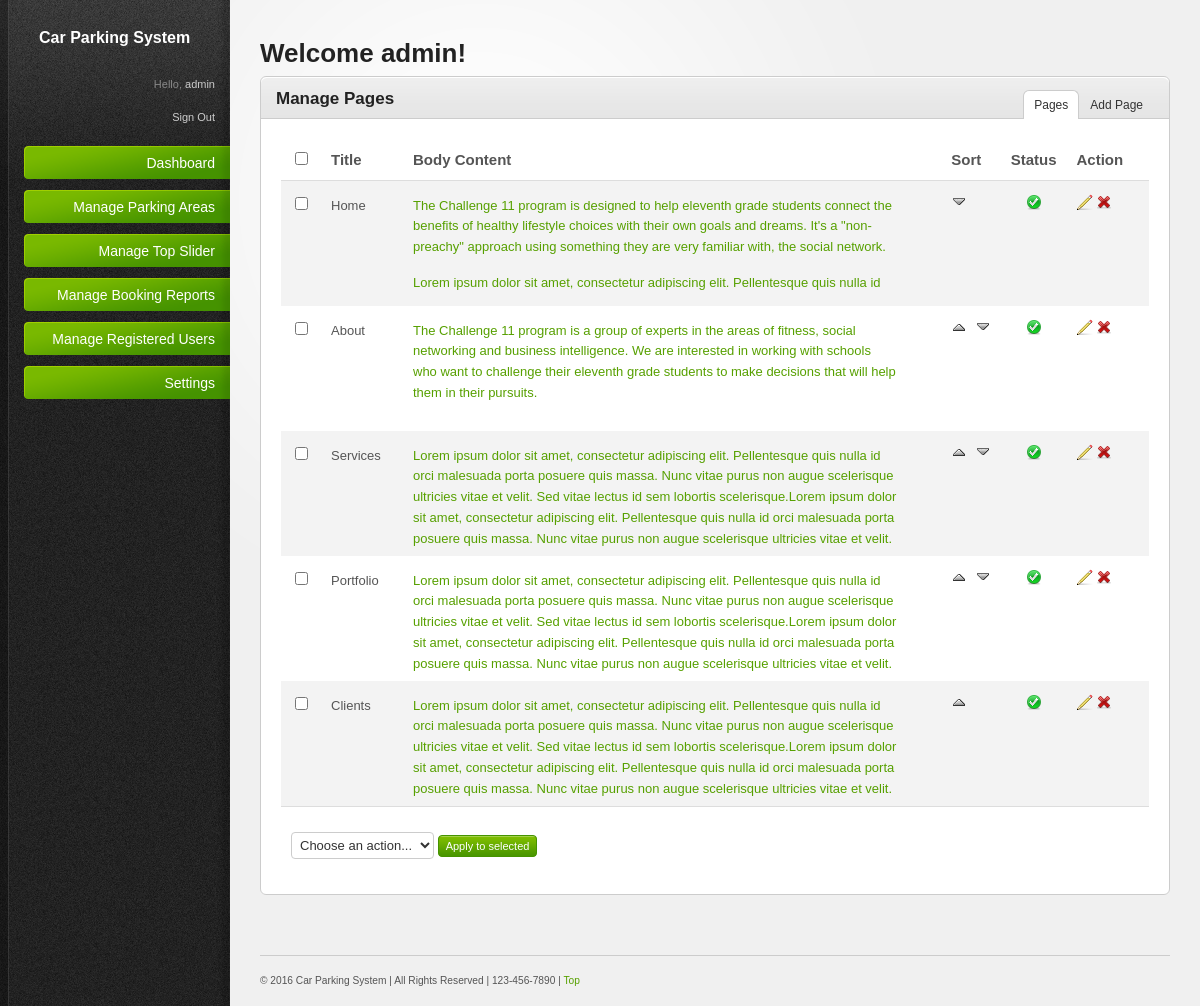
Screenshot of /admin/pages.php (signed in) with the database file from the repository.
### tables this page shows
CREATE TABLE IF NOT EXISTS `tbl_dynamic_pages` (
  `id` int(11) NOT NULL AUTO_INCREMENT,
  `sort1` int(11) NOT NULL,
  `page_title` varchar(255) NOT NULL,
  `page_name` varchar(255) NOT NULL,
  `page_keywords` text NOT NULL,
  `page_metatags` text NOT NULL,
  `page_description` text NOT NULL,
  `status` int(11) NOT NULL,
  PRIMARY KEY (`id`)
);

### admin/proj_resources/inc_files/paging.php (called while the page is built, shortened)
<?php
$pagination = new Pagination();
class Pagination
{
	var $page;
	var $size;
	var $total_records;
	function Pagination($page = null, $size = null, $total_records = null)
	{
		$this->page = $page;
		$this->size = $size;
		$this->total_records = $total_records;
	}
	function setPage($page)
	{
		$this->page = 0+$page;
	}
	function setSize($size)
	{
		$this->size = 0+$size;
	}
	function setTotalRecords($total)
	{
		$this->total_records = 0+$total;
	}
	function getLimitSql()
	{
		$sql = "LIMIT " . $this->getLimit();
		return $sql;
	}
	function getLimit()
	{
		if ($this->total_records == 0)
		{
			$lastpage = 0;
		}
		else
		{
			$lastpage = ceil($this->total_records/$this->size);
		}
		$page = $this->page;
		if ($this->page < 1)
		{
			$page = 1;
		}
		else if ($this->page > $lastpage && $lastpage > 0)
		{
			$page = $lastpage;
		}
		else
		{
			$page = $this->page;
		}
		$sql = ($page - 1) * $this->size . "," . $this->size;
		return $sql;
	}
}
?>

### admin/pages.php (the view, shortened to what this page needs)
<?php include("proj_resources/inc_files/header_tag.php");
$total_record = mysql_num_rows(mysql_query("select * from tbl_dynamic_pages"));
$pagination->setTotalRecords($total_record);
$pagination->setLink("".$pagename."?page=%s");
$sql = "SELECT * FROM tbl_dynamic_pages  ORDER BY sort1 ASC " . $pagination->getLimitSql();
$query=mysql_query($sql);
$order_row=mysql_num_rows($query);
 ?>
<body>
<div id="body-wrapper">
<?php include("proj_resources/inc_files/left_sidebar.php"); ?>
		<div id="main-content">
			<h2>Welcome <?php echo $_SESSION['adm']; ?>!</h2>
			<div class="content-box">
				<div class="content-box-header">
					<h3>Manage Pages</h3>
					<ul class="content-box-tabs">
						<li><a href="#tab1" <?php if(!isset($_GET['act'])) { ?>  class="default-tab" <?php } ?>>Pages</a></li>
						<?php if(isset($_GET['act'])) { ?>
						<li><a href="#tab2"   class="default-tab">Modify Page</a></li>
						<?php } else { ?>
						<li><a href="#tab2">Add Page</a></li>
						<?php } ?>
					</ul>
				</div>
				<div class="content-box-content">
					<div class="tab-content<?php if(!isset($_GET['act'])) { ?> default-tab <?php } ?>" id="tab1">
							<form method="post" action="<?php echo $pagename; ?>">
						<table>
							<thead>
								<tr>
								   <th width="20"><input class="check-all" id="allbox" name="allbox" type="checkbox" /></th>
								   <th width="94">Title</th>
								   <th width="606">Body Content</th>
								   <th width="64">Sort</th>
								   <th width="42">Status</th>
								   <th width="104">Action</th>
								</tr>
							</thead>
							<tfoot>
								<tr>
									<td colspan="6">
										<div class="bulk-actions align-left">
											<select name="dropdown" id="dropdown">
												<option value="">Choose an action...</option>
											</select>
                                            <input type="submit" class="button" value="Apply to selected" onClick="return submit_validation();">
										</div>
									</td>
								</tr>
							</tfoot>
							<tbody>
						  <?php
						   $order_counter=1;
						   while($row=mysql_fetch_array($query)){ ?>
								<tr>
									<td><input type="checkbox" name="all_delete[]" value="<?php echo $row['id']; ?>" /></td>
									<td><?php echo $row['page_title']; ?></td>
									<td><a href="#" title="title"><div style="width:485px; height:105px; overflow:hidden;"><?php echo stripslashes(urldecode($row['page_description'])); ?></div></a></td>
									<td>	<?php 	if($order_counter!=1) { ?>
		<a href='<?php echo $pagename; ?>?id=<?php echo $row['id']; ?>&order=<?php echo $row['sort1'] ?>&page=<?php if(isset($_REQUEST['page'])) { echo $_REQUEST['page']; } else { echo "1"; } ?>&d=up'  onclick="return confirm('Are you sure you want to move up?')"><img src="proj_resources/images/up.gif" alt="Up" title="Up"></a>&nbsp;
<?php } ?>
<?php if($order_counter!=$order_row) { ?>
	<a href='<?php echo $pagename; ?>?id=<?php echo $row['id']; ?>&order=<?php echo $row['sort1'] ?>&page=<?php if(isset($_REQUEST['page'])) { echo $_REQUEST['page']; } else { echo "1"; } ?>&d=down' onClick="return confirm('Are you sure you want to move down?')"><img src="proj_resources/images/down.gif" alt="Down" title="Down"></a>
<?php } ?></td>
									<td align="center" valign="middle" style="text-align:center;"><?php if($row['status']==1)  { ?>
<a href="<?php echo $pagename; ?>?action=unpub&id=<?php echo $row['id']; ?>&page=<?php if(isset($_REQUEST['page'])) { echo $_REQUEST['page']; }  else { echo "1"; }  ?>" onClick="return confirm('Are you sure you want to unpublish?')"><img src="proj_resources/images/icons/tick_circle.png" title="UnPublish" alt="UnPublish"></a>
<?php }  ?></td>
									<td valign="top">
										 <a href="<?php echo $pagename; ?>?act=update&id=<?php echo $row['id']; ?>&page=<?php if(isset($_REQUEST['page'])) { echo $_REQUEST['page']; } else { echo "1"; } ?>" title="Edit"><img src="proj_resources/images/icons/pencil.png" alt="Edit" /></a>
											<a href="<?php echo $pagename; ?>?action=delete&id=<?php echo $row['id']; ?>&page=<?php if(isset($_REQUEST['page'])) { echo $_REQUEST['page']; }  else { echo "1"; }  ?>" onClick="return confirm('Are you sure you want to delete?')"><img src="proj_resources/images/icons/cross.png" alt="Delete" /> </a>
									</td>
								</tr>
							<?php	$order_counter++;} ?>
							</tbody>
						</table>
						</form>
					</div>
				</div>
			</div>
			<?php include("proj_resources/inc_files/footer_inc.php"); ?>
		</div>
	</div>
</body>
</html>

### admin/proj_resources/css/style.css (style rules this page uses)
html { font-size: 100%; height: 100%; margin-bottom: 1px; }
body { font-family: Arial, Helvetica, sans-serif; color: #555; background: #f0f0f0 url('../images/bg-body.gif') top left repeat-y; font-size: 12px; }
#body-wrapper { background: url('../images/bg-radial-gradient.gif') fixed 230px top no-repeat; }
h1, h2, h3, h4, h5, h6 { font-family: Helvetica, Arial, sans-serif; color: #222; font-weight: bold; }
h2 { font-size: 26px; padding: 0 0 10px 0; }
h3 { font-size: 17px; padding: 0 0 10px 0; }
a { color: #57a000; text-decoration: none; }
p { padding: 5px 0 10px 0; line-height: 1.6em; }
.align-left { float: left; }
.button { font-family: Verdana, Arial, sans-serif; display: inline-block; background: #459300 url('../images/bg-button-green.gif') top left repeat-x !important; border: 1px solid #459300 !important; padding: 4px 7px 4px 7px !important; color: #fff !important; font-size: 11px !important; cursor: pointer; }
#main-content { margin: 0 30px 0 260px; padding: 40px 0 0 0; }
#main-content ul, #main-content ol { padding: 10px 0; }
#main-content ul li { padding: 2px 7px 3px 5px; }
.content-box { border: 1px solid #ccc; margin: 0 0 20px 0; background: #fff; }
.content-box-header { background: #e5e5e5 url('../images/bg-content-box.gif') top left repeat-x; margin-top: 1px; height: 40px; }
.content-box-header h3 { padding: 12px 15px 10px; float: left; }
ul.content-box-tabs { float: right; padding: 12px 15px 0 0 !important; margin: 0 !important; }
ul.content-box-tabs li { float: left; margin: 0; padding: 0 !important; background-image: none !important; }
ul.content-box-tabs li a { color: #333; padding: 8px 10px; display: block; margin: 1px; border-bottom: 0; }
ul.content-box-tabs li a.current { background: #fff; border: 1px solid #ccc; border-bottom: 0; margin: 0; }
.content-box-content { padding: 20px; font-size: 13px; border-top: 1px solid #ccc; }
#main-content table { width: 100%; border-collapse: collapse; }
#main-content table thead th { font-weight: bold; font-size: 15px; border-bottom: 1px solid #ddd; }
#main-content tbody { border-bottom: 1px solid #ddd; }
#main-content tbody tr.alt-row { background: #f3f3f3; }
#main-content table td, #main-content table th { padding: 10px; line-height: 1.3em; }
#main-content table tfoot td .bulk-actions { padding: 15px 0 5px 0; }
#main-content table tfoot td .bulk-actions select { padding: 4px; border: 1px solid #ccc; }
form input.text-input, form select, form textarea, form .wysiwyg { padding: 6px; font-size: 13px; background: #fff url('../images/bg-form-field.gif') top left repeat-x; border: 1px solid #d5d5d5; color: #333; }
form select { padding: 4px; background: #fff; }
form input[type="checkbox"], form input[type="radio"] { padding: 0; background: none; border: 0; }

### admin/proj_resources/css/invalid.css (style rules this page uses)
.button, #main-content table tfoot td .bulk-actions select, .pagination a.number, form input.text-input, form textarea, form .wysiwyg, form select, .dp-popup { -moz-border-radius: 4px; -webkit-border-radius: 4px; border-radius: 4px; }
.content-box, .content-box-header, ul.content-box-tabs li a.current, .shortcut-button, .notification { -moz-border-radius: 6px; -webkit-border-radius: 6px; border-radius: 6px; }
.content-box-header { -moz-border-radius-bottomleft: 0; -moz-border-radius-bottomright: 0; -webkit-border-bottom-left-radius: 0; -webkit-border-bottom-right-radius: 0; border-bottom-left-radius: 0; border-bottom-right-radius: 0; }
ul.content-box-tabs li a.current { -moz-border-radius-bottomleft: 0; -moz-border-radius-bottomright: 0; -webkit-border-bottom-left-radius: 0; -webkit-border-bottom-right-radius: 0; border-bottom-left-radius: 0; border-bottom-right-radius: 0; }

### rows the page displays
tbl_dynamic_pages: page_title "Home", page_description "The Challenge 11 program is designed to help eleventh grade students connect the benefits of healthy lifestyle choices with their own goals and dreams. It's a \"non-preachy\" approach using something they are very familiar with, the social network. Lorem ipsum dolor sit amet, consectetur adipiscing elit. Pellentesque quis nulla id…", status 1 (drawn)
tbl_dynamic_pages: page_title "About", page_description "The Challenge 11 program is a group of experts in the areas of fitness, social networking and business intelligence. We are interested in working with schools who want to challenge their eleventh grade students to make decisions that will help them in their pursuits.", status 1 (drawn)
tbl_dynamic_pages: page_title "Services", page_description "Lorem ipsum dolor sit amet, consectetur adipiscing elit. Pellentesque quis nulla id orci malesuada porta posuere quis massa. Nunc vitae purus non augue scelerisque ultricies vitae et velit. Sed vitae lectus id sem lobortis scelerisque.Lorem ipsum dolor sit amet, consectetur adipiscing elit. Pellentesque quis nulla id orci malesuada porta posuere quis massa. Nunc vitae purus non augue scelerisque ultricies vitae et velit.…", status 1 (drawn)
tbl_dynamic_pages: page_title "Portfolio", page_description "Lorem ipsum dolor sit amet, consectetur adipiscing elit. Pellentesque quis nulla id orci malesuada porta posuere quis massa. Nunc vitae purus non augue scelerisque ultricies vitae et velit. Sed vitae lectus id sem lobortis scelerisque.Lorem ipsum dolor sit amet, consectetur adipiscing elit. Pellentesque quis nulla id orci malesuada porta posuere quis massa. Nunc vitae purus non augue scelerisque ultricies vitae et velit.…", status 1 (drawn)
tbl_dynamic_pages: page_title "Clients", page_description "Lorem ipsum dolor sit amet, consectetur adipiscing elit. Pellentesque quis nulla id orci malesuada porta posuere quis massa. Nunc vitae purus non augue scelerisque ultricies vitae et velit. Sed vitae lectus id sem lobortis scelerisque.Lorem ipsum dolor sit amet, consectetur adipiscing elit. Pellentesque quis nulla id orci malesuada porta posuere quis massa. Nunc vitae purus non augue scelerisque ultricies vitae et velit.…", status 1 (drawn)

### other values shown
$_SESSION['adm'] "admin"
